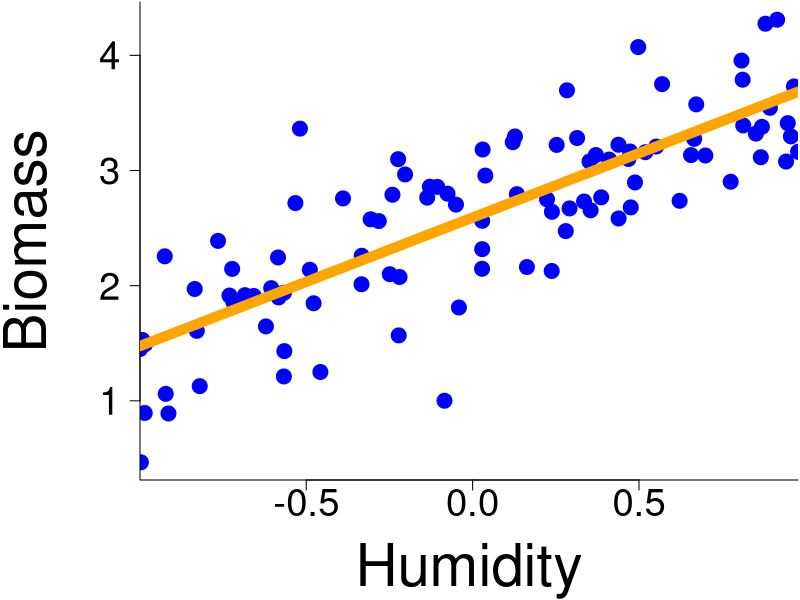
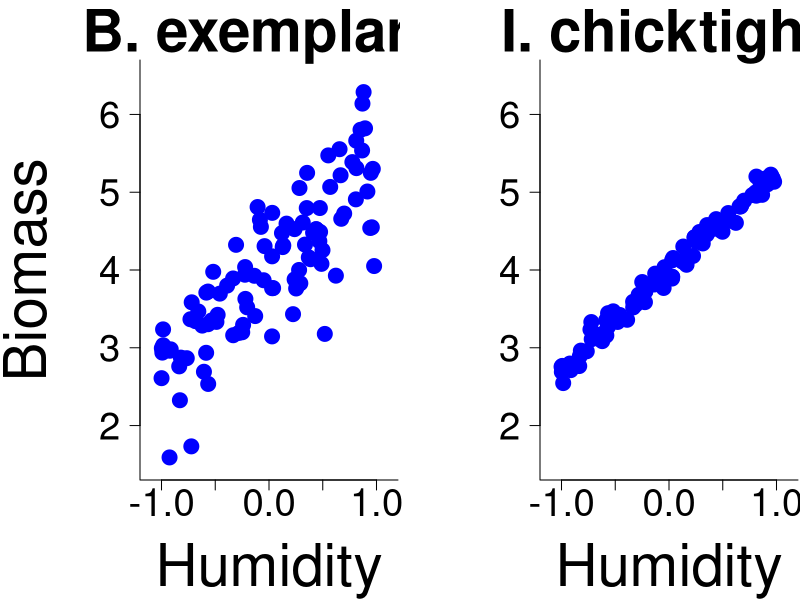

Recreate these plots in R, in order.
## ---- chunk 1
# Simulate some data
set.seed(42) # The answer !

covParam <- matrix(c(0.6, 0.3,0.3,0.8), 2, 2)
meanParam <- c(1.5, 0.2)
param <- MASS::mvrnorm(1, mu = meanParam, Sigma = covParam)
yintercept <- param[1]
slope <- param[2]
obs_error <- 0.5

x <- runif(100, min = -1, max = 1)
y_mean <- yintercept + slope * x
y_obs <- rnorm(100, mean = y_mean, sd = obs_error)

b.exemplaris <- y_obs
humidity <- x

par(mar = c(6,7,0.1,0.1))
plot(x, y_obs,
     pch = 19,
     col="blue", 
     las=1,
     cex.axis=2.3,
     bty="L",
     xaxs="i",
     xlab = "",
     ylab = "",
     cex = 2)

mtext("Humidity", side = 1, line = 4.5, cex = 3.5)
mtext("Biomass", side = 2, line = 4.5, cex = 3.5)

abline(a = yintercept,
       b = slope,
       lwd = 10,
       col = "orange")
## ---- chunk 2
# Simulate some data
set.seed(42) # The answer !

yintercept <- 4
slope <- 1.3
obs_error <- 0.5
obs_error_small <- 0.1

y_mean <- yintercept + slope * humidity
y_obs <- rnorm(100, mean = y_mean, sd = obs_error)
y_obs_small <- rnorm(100, mean = y_mean, sd = obs_error_small)

par(mfrow = c(1,2),
    mar = c(6,7,3,0.1))

plot(humidity, y_obs,
     pch = 19,
     col="blue", 
     las=1,
     cex.axis=2.3,
     bty="L",
     xaxs="i",
     xlab = "",
     ylab = "",
     cex = 2,
#     asp = 1,
     main = "B. exemplaris",
     cex.main = 3.5,
     xlim = c(-1.2,1.2),
     ylim = c(1.5, 6.5))

mtext("Humidity", side = 1, line = 4.5, cex = 3.5)
mtext("Biomass", side = 2, line = 4.5, cex = 3.5)

plot(humidity, y_obs_small,
     pch = 19,
     col="blue", 
     las=1,
     cex.axis=2.3,
     bty="L",
     xaxs="i",
     xlab = "",
     ylab = "",
     cex.lab = 2.5,
     cex = 2,
#     asp = 1,
     main = "I. chicktighii",
     cex.main = 3.5,
     xlim = c(-1.2,1.2),
     ylim = c(1.5, 6.5))

mtext("Humidity", side = 1, line = 4.5, cex = 3.5)


# For the next slide
b.exemplaris <- y_obs
i.chicktighii <- y_obs_small
## ---- chunk 3
# Regression model
regBexemplaris <- lm(b.exemplaris ~ humidity)
regIchicktighii <- lm(i.chicktighii ~ humidity)

# Summary
summaryRegBexemplaris <- summary(regBexemplaris)
summaryRegIchicktighii <- summary(regIchicktighii)
## ---- chunk 4
# Estimated coefficients
summaryRegBexemplaris$coefficients[,1:2]

# Estimated variance
summaryRegBexemplaris$sigma
## ---- chunk 5
# Estimated coefficients
summaryRegIchicktighii$coefficients[,1:2]

# Estimated variance
summaryRegIchicktighii$sigma
## ---- chunk 6
A <- matrix(c(3, 1, 5, -2), nrow = 2, ncol = 2)
A
t(A)
## ---- chunk 7
A <- matrix(c(3, 1, 5, -2), nrow = 2, ncol = 2)
c <- 0.3
c*A 
## ---- chunk 8
A <- matrix(c(3, 1, 5, -2), nrow = 2, ncol = 2)
x <- matrix(c(2,5), nrow = 2, ncol = 1)
A %*% x
